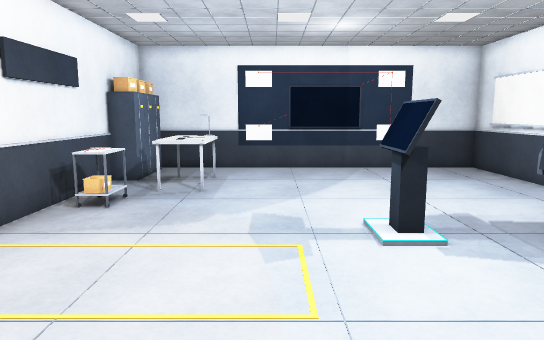
View 1 (above)

15 first-person views from a walk through a scene from a Unity 3-D project. The camera is 1.4 m above the floor, tilts 8° down and sees 70° across. The floor is counted in squares, 0.5 m on a side. Each view is taken from the middle of a square. On the plan, view 1 faces up. The plan holds only what a view shows up to about 20 squares ahead; the rest is blank. The player character is not drawn. Surface patterns are stand-ins for the level's own textures.

View 2
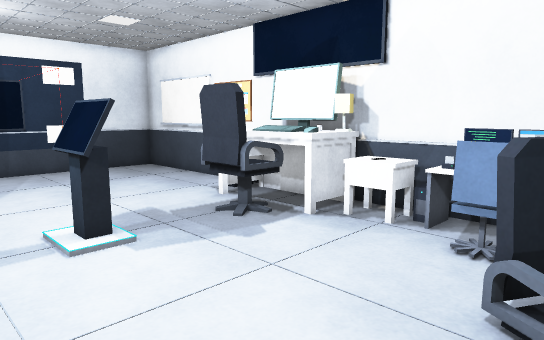

View 3
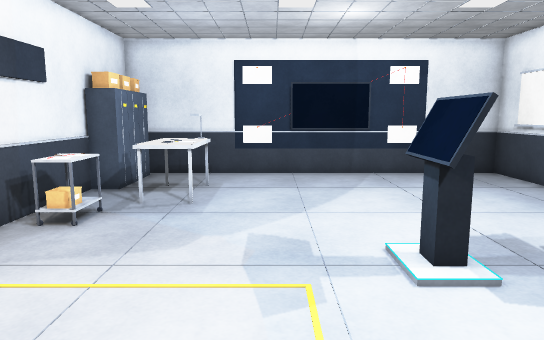

View 4
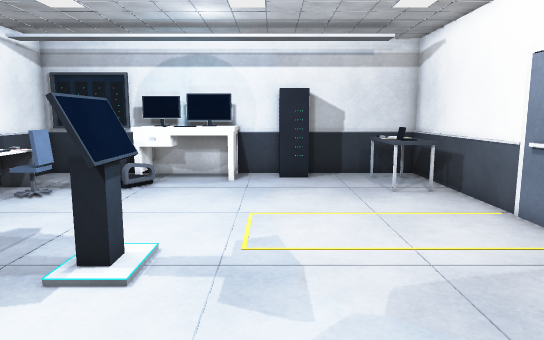

View 5
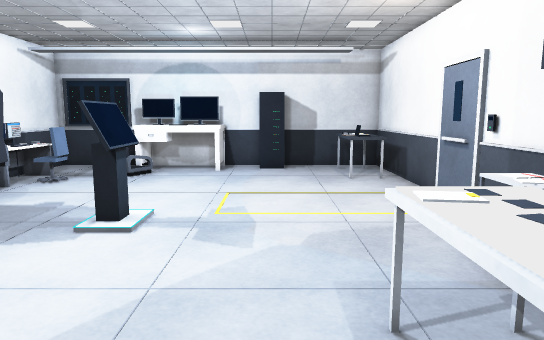

View 6
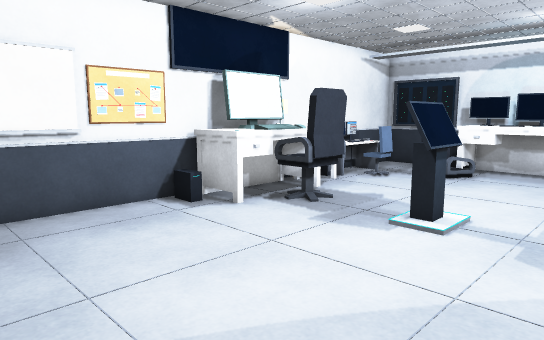

View 7
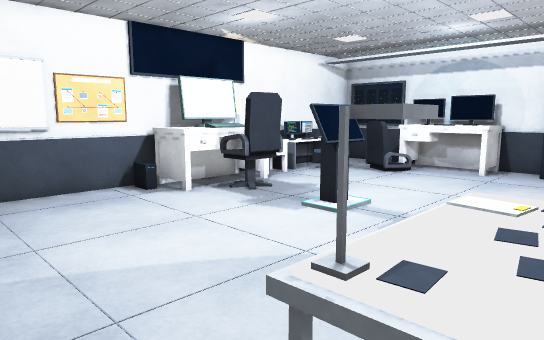

View 8
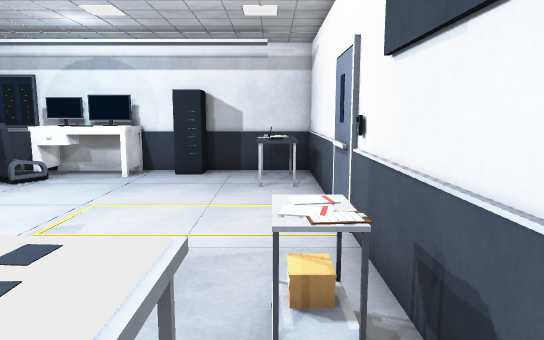

View 9
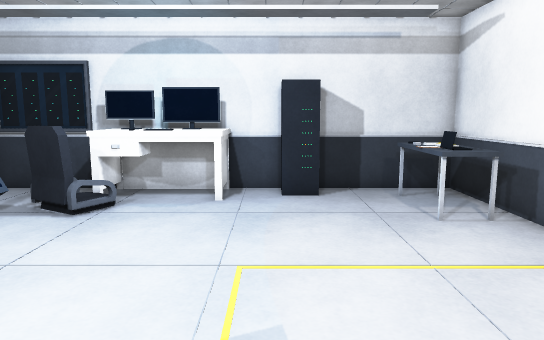

View 10
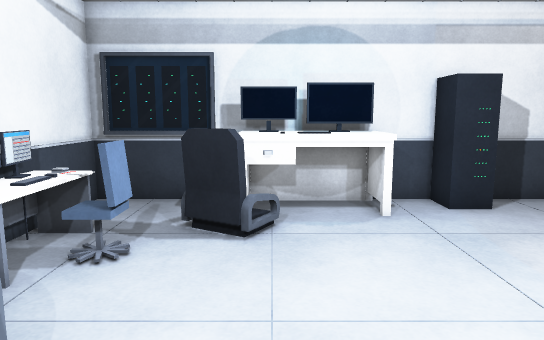

View 11
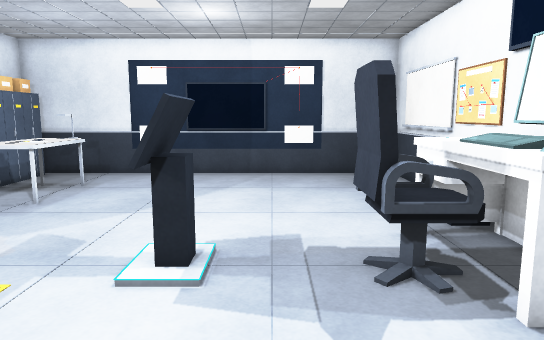

View 12
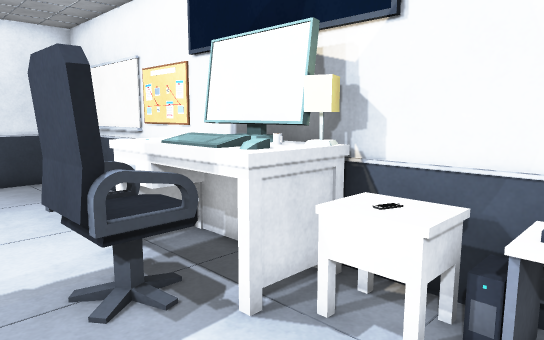

View 13
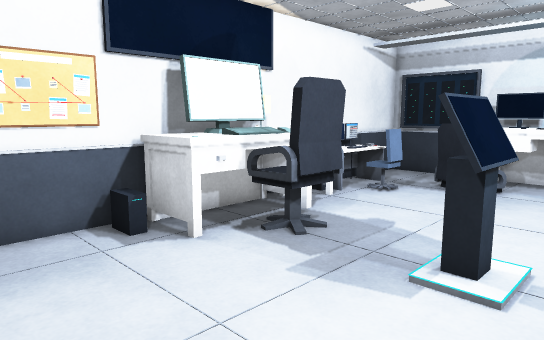

View 14
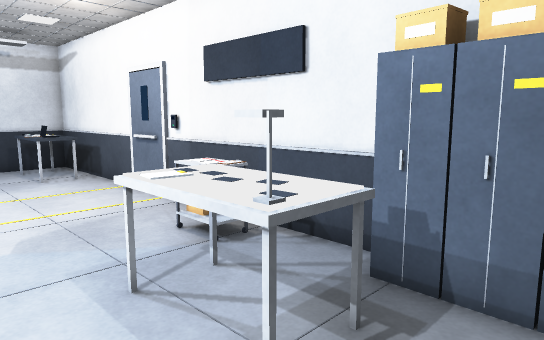

View 15
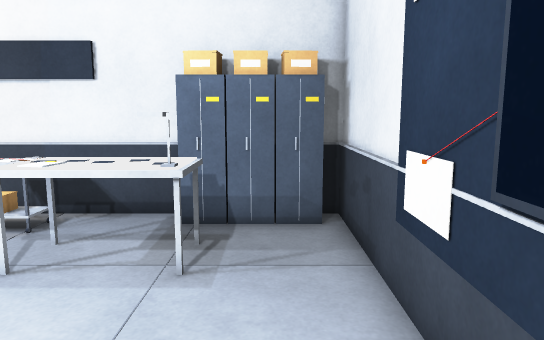

### Floor plan
Points are (right, up) in squares from view 1. A wall is a line through its corners. A room is listed if a view was taken in it or the views show most of it. See-through windows are left out.
Room 1 (views 1, 2, 3, 4, 5, 6, 7, 8, 9, 10, 11, 12, 13, 14, 15)
walls: (11, 14.4) (11, 15.6); (-7, 16.9) (-7, -3) (11, -3) (11, 12.6); (6.8, -2.8) (10.6, -2.8); (11, 18.4) (11, 20.9) (-7, 20.9); (-5.8, 20.4) (-5.8, 16.6) (-7, 16.6)
low walls: (-6.8, 7.5) (-6.8, 5.8); (-6.1, 1.9) (-4.4, 1.9); (-4.4, -0.6) (-4.4, -1.6)
objects: other object (-6, 12) to (-5, 13); other object (-5, 0) to (-4, 1); other object (-4, 14) to (-2, 18); other object (-2, -2) to (0, -1); other object (2, -2) to (6, -1); other object (3, 8) to (3, 10); other object (6, 1) to (7, 1); other object (7, 8) to (7, 10); other object (8, 2) to (8, 3); other object (8, 7) to (10, 11); other object (9, 1) to (10, 4); other object (9, 5) to (9, 6); other object (9, 7); other object (10, 5) to (10, 6); other object (11, 13); other object (11, 14)

Positions as (right, up) in squares from view 1, and headings:
1: (0, 0), facing up
2: (0, 0), facing up-right
3: (0, 2), facing up
4: (0, 16), facing down
5: (-1, 19), facing down
6: (-1, 19), facing down-right
7: (-4, 19), facing down-right
8: (-5, 17), facing down
9: (0, 12), facing down
10: (5, 10), facing down
11: (5, 2), facing up
12: (5, 3), facing up-right
13: (1, 16), facing down-right
14: (0, 20), facing down-left
15: (4, 19), facing left
